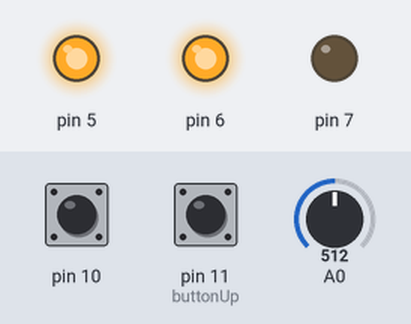
Recording of a sketch running on a simulated Arduino Uno, built with avr-gcc and run on an emulated ATmega328P. On the bench: output pins drawn as LEDs (lit = HIGH). Dashed ring = blinking. The inputs (shaded band) are chosen by the test bench; at power-on: pin 10 HIGH, A0 = 512, pin 11 (buttonUp) HIGH. What the sketch prints to the serial monitor is not drawn.

Above: at 1.2 s.
1.3 s: pin 10 pulled LOW for 0.15 s
At 2.4 s:
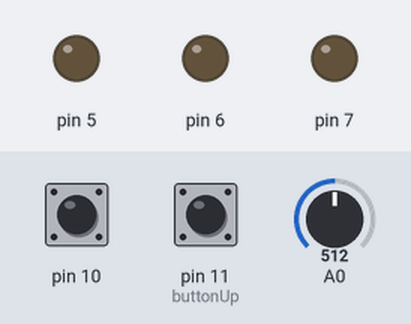
4.4 s: A0 set to 364
7.4 s: A0 set to 338
At 7.54 s:
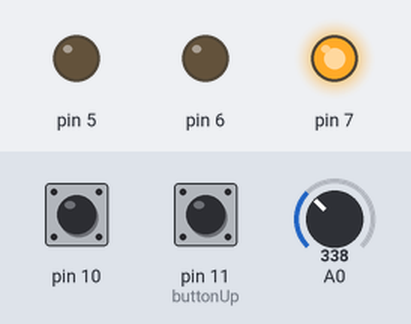
At 8.0 s:
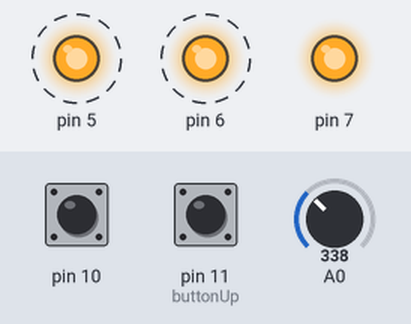
10.4 s: pin 11 (buttonUp) pulled LOW for 1 s
14.4 s: pin 11 (buttonUp) pulled LOW for 1 s
18.4 s: pin 11 (buttonUp) pulled LOW for 3.2 s
Timing chart, 0 to 25.5 s (numbered marks = the images above; inputs shaded):
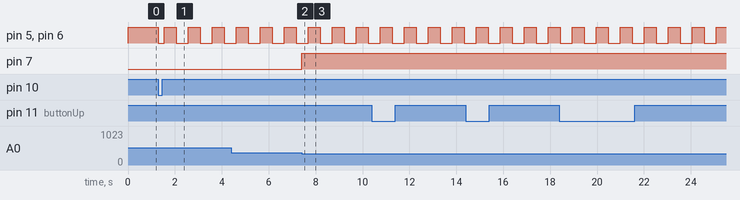

Measured:
- the behaviour switches between 350 and 349 on A0 (found by bisection; images 1 and 2)
- after the input at 1.3 s, pin 5, pin 6: HIGH → LOW at once, then repeats every 1.0 s: HIGH 0.51 s, LOW 0.51 s
- after the input at 7.4 s, pin 7: LOW → HIGH at once

The sketch:

arduino_forum_499650.ino
```cpp
#include "Talker.h"
#include "TalkerUsingSerial.h"
#include "SentenceMaker.h"

//#define DEBUG

#ifdef DEBUG
#define log(x) Serial.println(x)
// 'n' means 'no end of line'
#define logn(x) Serial.print(x)
#else
// log statements MUST NOT HAVE SIDE EFFECTS
#define log(x)
#define logn(x)
#endif

// just a simple 50ms debouncing button class

class Button {
    const byte pin;
    byte state;
    byte prevState;
    uint32_t debounce_ms;

  public:

    Button(byte attachPin) : pin(attachPin) {}

    void setup() {
      pinMode(pin, INPUT_PULLUP);
    }

    void loop() {
      prevState = state;
      if (millis() - debounce_ms >= 50) {
        state = digitalRead(pin);
        if (state != prevState) debounce_ms = millis();
      }
    }

    boolean falling() {
      return (state == LOW) && (prevState != LOW);
    }
};

// an LED that can be flashing or on
class FlashingLED {
    const byte pin;
    boolean flashing;

  public:
    FlashingLED(byte attachPin) : pin(attachPin) {}

    void setup() {
      pinMode(pin, OUTPUT);
    }

    void loop() {
      if (flashing) {
        // I do this the easy way: just grab bit 9 of millis()
        digitalWrite(pin,  (millis() & (1 << 9)) ? HIGH : LOW);
      }
      else {
        digitalWrite(pin, HIGH);
      }
    }

    void setFlashing(boolean f) {
      flashing = f;
    }
};

/**
    this object works the furnace. It has a sensor pin, a burner output pin, and a current setpoint value.
   temperatures are measured in degrees centigrade, which I annotate as 'C'.
*/

class Burner {
    const byte sensorPin;

    // There isn't a separate pin for the relay and the indicator light
    // just drive them both off the output pin. Don't forget the current-limiting
    // resistors for the LED!

    const byte burnerPin;

    const float maxTemp_C = 30;
    const float minTemp_C = 10;
    const float hysteresis_C = .5; // half a degree
    float targetTemp_C = 18; // 18.0 degrees - a reasonable starting point

  public:
    Burner(byte sensorPinAttach, byte burnerPinAttach):
      sensorPin(sensorPinAttach), burnerPin(burnerPinAttach) {}

    void setup() {
      pinMode(burnerPin, OUTPUT);
    }

    void loop() {
      float temp_C = getSensorTemp_C();
      if (temp_C < targetTemp_C - hysteresis_C) {
#ifdef DEBUG
        if (digitalRead(burnerPin) != HIGH) {
          logn("Sensed burner temp is ");
          logn(temp_C);
          logn(" setpoint is ");
          logn(targetTemp_C);
          log(" turning burner ON.");
        }
#endif
        digitalWrite(burnerPin, HIGH);
      }
      else if (temp_C > targetTemp_C + hysteresis_C) {
#ifdef DEBUG
        if (digitalRead(burnerPin) != LOW) {
          logn("Sensed burner temp is ");
          logn(temp_C);
          logn(" setpoint is ");
          logn(targetTemp_C);
          log(" turning burner OFF.");
        }
#endif
        digitalWrite(burnerPin, LOW);
      }
    }

    float getTargetTemp_C() {
      return targetTemp_C;
    }

    // I rely on the fact that .5 is a power of 2 and so a floating point value can represent it exactly.

    void increaseTargetTemp() {
      if (targetTemp_C < maxTemp_C) targetTemp_C += .5;
    }

    void decreaseTargetTemp() {
      if (targetTemp_C > minTemp_C) targetTemp_C -= .5;
    }

  protected:

    /**
       This function calculates the sensor temperature in tenths of a degree
       centigrade.

       YOU WILL NEED TO REWRITE THIS APPROPRIATELY FOR YOUR HARDWARE

    */

    float getSensorTemp_C() {
      // I have a potentiometer on the analog input. I'll just scale it so that the sensed temp
      // winds up somewhere between zero and 50-ish.
      // analog inputs lie in a range 0 to 1023, so I'll just divide by 20.

      return analogRead(sensorPin) / 20.0;
    }
};

// Main app state and variables

enum State {
  STANDBY,
  ADJUSTING,
  WAIT_BEFORE_STANDBY
} state = STANDBY;

uint32_t timeout_ms;

const uint32_t adjustingTimeout_ms = 5000;
const uint32_t waitbeforestandbyTimeout_ms = 5000;


////////////////  PINOUT  //////////////////////////


// TODO - When you have TalkerUsingSoundcard written, substitutte that in place of TalkerUsingSerial here

TalkerUsingSerial talker;

SentenceMaker sentenceMaker(talker);

Button buttonUp(11), buttonDown(10);
FlashingLED ledUp(6), ledDown(5);
Burner burner(A0, 7);


void setup() {
  buttonUp.setup();
  buttonDown.setup();
  ledUp.setup();
  ledDown.setup();
  burner.setup();
  talker.setup();
  sentenceMaker.setup();

  ledUp.setFlashing(false);
  ledDown.setFlashing(false);

}

void loop() {
  buttonUp.loop();
  buttonDown.loop();
  ledUp.loop();
  ledDown.loop();
  burner.loop();
  talker.loop();
  sentenceMaker.loop();

  boolean button = buttonUp.falling() || buttonDown.falling();

  if (button) {
    log("got a button press");
  }

  // we time the timeoust from the most recent button press or from
  // when the talker finishes talking
  if (button || talker.isTalking()) {
    timeout_ms = millis();
  }

  switch (state) {
    case STANDBY:
      if (button) {
        sentenceMaker.sayWelcomeMessage(burner.getTargetTemp_C());
        ledUp.setFlashing(true);
        ledDown.setFlashing(true);
        log("| - moving into adjusting state");
        state = ADJUSTING;
      }
      break;
    case ADJUSTING:
      if (button) {
        if (buttonUp.falling()) burner.increaseTargetTemp();
        if (buttonDown.falling()) burner.decreaseTargetTemp();
        log("| - new adjusting message");
        sentenceMaker.sayAdjustingMessage(burner.getTargetTemp_C());
      }
      else {
        if (millis() - timeout_ms >= adjustingTimeout_ms) {
          log("| - moving into wait before standing by");
          sentenceMaker.saySignoffMessage(burner.getTargetTemp_C());
          timeout_ms = millis();
          state = WAIT_BEFORE_STANDBY;
        }
      }
      break;
    case WAIT_BEFORE_STANDBY:
      if (button) {
        log("| - cancelling standby");
        sentenceMaker.sayAdjustingMessage(burner.getTargetTemp_C());
        state = ADJUSTING;
      }
      else {
        if (millis() - timeout_ms >= waitbeforestandbyTimeout_ms) {
          ledUp.setFlashing(false);
          ledDown.setFlashing(false);
          state = STANDBY;
          log("| - standing by");
        }
      }
      break;
  }
}
```

SentenceMaker.cpp
```cpp
#include "SentenceMaker.h"


void SentenceMaker::setup() {
  // no harware setup required - that kind og thing is up to the talker.
}

void SentenceMaker::loop() {
  if (message == NONE || state == STANDBY) return;
  if (state != BEGIN && talker.isTalking()) return;

  // the abels are a little confusing. each case gets called when the
  // talker has *finished* saying what the label indicates

  switch (state) {
    case STANDBY:
      // this never happens;
      break;

    case BEGIN:
      switch (message) {
        case NONE:
          // this never happens;
          break;
        case WELCOME:
          talker.sayWelcomePart1();
          break;
        case ADJUSTING:
          break;
        case SIGNOFF:
          talker.saySignoffPart1();
          break;
      }
      state = PART_1;
      break;

    case PART_1 :
      talker.sayNumber(temp_number, temp_pointFive);
      state = NUMBER;
      break;

    case NUMBER:
      switch (message) {
        case NONE:
          // this never happens;
          break;
        case WELCOME:
          talker.sayWelcomePart2();
          break;
        case ADJUSTING:
          break;
        case SIGNOFF:
          talker.saySignoffPart2();
      }
      state = PART_2;
      break;

    case PART_2:
      talker.done();
      state = STANDBY;
      break;
  }
}

void SentenceMaker::sayWelcomeMessage(float temp_C) {
  talker.cancel();
  message = WELCOME;
  roundTemp(temp_C);
  state = BEGIN;
}

void SentenceMaker::sayAdjustingMessage(float temp_C) {
  talker.cancel();
  message = ADJUSTING;
  roundTemp(temp_C);
  state = BEGIN;
}

void SentenceMaker::saySignoffMessage(float temp_C) {
  talker.cancel();
  message = SIGNOFF;
  roundTemp(temp_C);
  state = BEGIN;
}

void SentenceMaker::roundTemp(float temp) {
  int halfDegree = (int) (temp * 2 + .5);
  temp_number = halfDegree / 2;
  temp_pointFive = (halfDegree % 2) == 1;
}

void SentenceMaker::cancel() {
  talker.cancel();
  message = NONE;
  state = STANDBY;
}
```

SentenceMaker.h
```cpp
/**
   The sentence maker class has the job of breaking up numbers and messages into strings of words that
   can be spoken by a talker.
*/

#ifndef SENTENCEMAKER_H
#define SENTENCEMAKER_H

#include "Talker.h"

class SentenceMaker {
  private:
    Talker& talker;

  public:

    SentenceMaker(Talker& talkerAttach) : talker(talkerAttach) {}

    void setup();
    void loop();

    void sayWelcomeMessage(float temp_C);
    void sayAdjustingMessage(float temp_C);
    void saySignoffMessage(float temp_C);
    void cancel();

  private:

    enum Message {
      NONE, WELCOME, ADJUSTING, SIGNOFF
    } message = NONE;

    enum State {
      STANDBY,
      BEGIN,
      PART_1,
      NUMBER,
      PART_2
    } state = STANDBY;

    int temp_number;
    boolean temp_pointFive;

    void roundTemp(float temp_C);
};

#endif
```

Talker.h
```cpp
/**
   A Talker is a thing that knows how to say the fragments of sentences that are going to be required
   by this sketch.

   We have two implementations - a TalkerUsingSerial, which simulates what a soundcard does by
   spitting out text slowly to the serial output, and a TalkerUsingSoundcard, which is not written yet.
*/

#ifndef TALKER_H
#define TALKER_H

#include <Arduino.h>

class Talker {
  public:

    /**
        a talker has a setup and loop. setup gets invoked by the main sketch at setup time, loop
        gets invoked by the main sketch frequently
    */
    virtual void setup() = 0;
    virtual void loop() = 0;

    /**
       a talker can have its talking cut short.
    */

    virtual void cancel() = 0;

    /**
        SentenceMaker calls this at the end of the sentence. A talker might use that to - for instance
        - turn speakers off.
        Really, it's here because we want our TalkerUSingSerial to put a line break at the end of
        a sentence. But, it still might be useful for putting a soundcard version to sleep.
    */

    virtual void done() = 0;

    /**
       A talker takes a while to finish talking. SentenceMaker polls this function to find out
       if the current phrase has been finished. This seems to be how soundcard libraries work.
    */

    virtual boolean isTalking() = 0;

    virtual void sayWelcomePart1() = 0; // Bing bong, it is
    virtual void sayWelcomePart2() = 0; // degrees. To raise the temperature press the red button, to lower the temperature press the blue button

    virtual void saySignoffPart1() = 0; // The new set point is
    virtual void saySignoffPart2() = 0; // degrees.

    /** will say a number between 10 and 30 in increments of .5 degrees */
    virtual void sayNumber(int number, boolean pointFive) = 0;

};

#endif
```

TalkerUsingSerial.cpp
```cpp
#include <Arduino.h>
#include "TalkerUsingSerial.h"

void TalkerUsingSerial::setup() {
  Serial.begin(9600);
  while (!Serial);
}

void TalkerUsingSerial::loop() {
  if (!saying || !pgm_read_byte_near(saying) || (millis() - saying_ms) < 50) return;

  Serial.print((char)pgm_read_byte_near(saying++));
  saying_ms = millis();
}

void TalkerUsingSerial::cancel() {
  Serial.println();
}

void TalkerUsingSerial::done() {
  Serial.println();
}

boolean TalkerUsingSerial::isTalking() {
  return saying && pgm_read_byte_near(saying);
}

void TalkerUsingSerial::say(const char * PROGMEM s) {
  saying = s;
}

void TalkerUsingSerial::sayWelcomePart1() {
  say(PSTR("Bing bong, it is "));
}

void TalkerUsingSerial::sayWelcomePart2() {
  say(PSTR(" degrees. To raise the temperature press the red button, to lower the temperature press the blue button."));
}

void TalkerUsingSerial::saySignoffPart1() {
  say(PSTR("The new setpoint is "));
}

void TalkerUsingSerial::saySignoffPart2() {
  say(PSTR(" degrees."));
}

const char s_10[] PROGMEM = "ten";
const char PROGMEM s_11[] = "eleven";
const char PROGMEM s_12[] = "twelve";
const char PROGMEM s_13[] = "thirteen";
const char PROGMEM s_14[] = "fourteen";
const char PROGMEM s_15[] = "fifteen";
const char PROGMEM s_16[] = "sixteen";
const char PROGMEM s_17[] = "seventeen";
const char PROGMEM s_18[] = "eighteen";
const char PROGMEM s_19[] = "nineteen";
const char PROGMEM s_20[] = "twenty";
const char PROGMEM s_21[] = "twenty one";
const char PROGMEM s_22[] = "twenty two";
const char PROGMEM s_23[] = "twenty three";
const char PROGMEM s_24[] = "twenty four";
const char PROGMEM s_25[] = "twenty five";
const char PROGMEM s_26[] = "twenty six";
const char PROGMEM s_27[] = "twenty seven";
const char PROGMEM s_28[] = "twenty eight";
const char PROGMEM s_29[] = "twenty nine";
const char PROGMEM s_30[] = "thirty";

const char PROGMEM s_105[] = "ten point five";
const char PROGMEM s_115[] = "eleven point five";
const char PROGMEM s_125[] = "twelve point five";
const char PROGMEM s_135[] = "thirteen point five";
const char PROGMEM s_145[] = "fourteen point five";
const char PROGMEM s_155[] = "fifteen point five";
const char PROGMEM s_165[] = "sixteen point five";
const char PROGMEM s_175[] = "seventeen point five";
const char PROGMEM s_185[] = "eighteen point five";
const char PROGMEM s_195[] = "nineteen point five";
const char PROGMEM s_205[] = "twenty point five";
const char PROGMEM s_215[] = "twenty one point five";
const char PROGMEM s_225[] = "twenty two point five";
const char PROGMEM s_235[] = "twenty three point five";
const char PROGMEM s_245[] = "twenty four point five";
const char PROGMEM s_255[] = "twenty five point five";
const char PROGMEM s_265[] = "twenty six point five";
const char PROGMEM s_275[] = "twenty seven point five";
const char PROGMEM s_285[] = "twenty eight point five";
const char PROGMEM s_295[] = "twenty nine point five";
const char PROGMEM s_305[] = "thirty point five";

static const char *saynumber[] = {
  NULL,  NULL, NULL, NULL, NULL, NULL, NULL, NULL, NULL, NULL,
  s_10,  s_11,  s_12,  s_13,  s_14,  s_15,  s_16,  s_17,  s_18,  s_19,
  s_20,  s_21,  s_22,  s_23,  s_24,  s_25,  s_26,  s_27,  s_28,  s_29,
  s_30
};

static const char * saynumberpointfive[] = {
  NULL,  NULL, NULL, NULL, NULL, NULL, NULL, NULL, NULL, NULL,
  s_105,  s_115,  s_125,  s_135,  s_145,  s_155,  s_165,  s_175,  s_185,  s_195,
  s_205,  s_215,  s_225,  s_235,  s_245,  s_255,  s_265,  s_275,  s_285,  s_295,
  s_305
};

void TalkerUsingSerial::sayNumber(int number, boolean pointFive) {
  say((pointFive ? saynumberpointfive : saynumber) [number]);
}
```

TalkerUsingSerial.h
```cpp
#ifndef TALKER_USING_SERIAL_H
#define TALKER_USING_SERIAL

#include <Arduino.h>
#include "Talker.h"

class TalkerUsingSerial : public Talker {
  public:
    void setup();
    void loop();
    void cancel();
    void done();
    boolean isTalking();
    void sayWelcomePart1();
    void sayWelcomePart2();
    void saySignoffPart1();
    void saySignoffPart2();
    void sayNumber(int number, boolean pointFive);

  private:
    void say(const char  * PROGMEM s);
    const char  * PROGMEM saying;
    uint32_t saying_ms;
};


#endif
```

TalkerUsingSoundcard.cpp
```cpp
/**
   THIS IS THE MAIN BIT NEEDING TO BE IMPLEMENTED.

   All of these methods are blank. Gear needs to be put in them to initialize the sound card
   and to acessthe various SD-card files containing the phrases to be spoken.
*/


#include <Arduino.h>
#include "TalkerUsingSoundcard.h"

void TalkerUsingSoundcard::setup() {}

void TalkerUsingSoundcard::loop() {}

void TalkerUsingSoundcard::cancel() {}

void TalkerUsingSoundcard::done() {}

boolean TalkerUsingSoundcard::isTalking() {
  return false;
}

void TalkerUsingSoundcard::sayWelcomePart1() {}
void TalkerUsingSoundcard::sayWelcomePart2() {}

void TalkerUsingSoundcard::saySignoffPart1() {}
void TalkerUsingSoundcard::saySignoffPart2() {}

void TalkerUsingSoundcard::sayNumber(int number, boolean pointFive) {}
```

TalkerUsingSoundcard.h
```cpp
#ifndef TALKER_USING_SOUNDCARD_H
#define TALKER_USING_SOUNDCARD_H

#include <Arduino.h>
#include "Talker.h"

class TalkerUsingSoundcard : public Talker {
  public:
    void setup();
    void loop();
    void cancel();
    void done();
    boolean isTalking();
    void sayWelcomePart1();
    void sayWelcomePart2();
    void saySignoffPart1();
    void saySignoffPart2();
    void sayNumber(int number, boolean pointFive);
};


#endif
```
